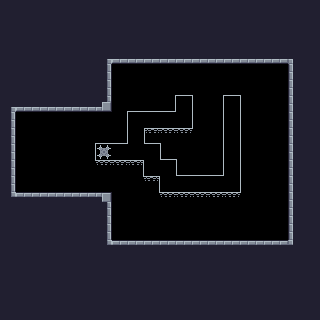

A 2D game scene composited from a Tiled map and its tileset images. What follows is a short description and the map's XML, with every tile layer's data as written:
An orthogonal 20x20 tile map with 16x16 px tiles, 1 tile layer (Tile Layer 1) and 19 objects (17x Attachable, Controllable, Victory).

<map version="1.9" tiledversion="1.9.0" orientation="orthogonal" renderorder="right-down" width="20" height="20" tilewidth="16" tileheight="16" infinite="0" nextlayerid="4" nextobjectid="51">
 <tileset firstgid="1" source="../tilesets/default_tileset.tsx" />
 <layer id="1" name="Tile Layer 1" width="20" height="20">
  <data encoding="csv">
18,18,18,18,18,18,18,18,18,18,18,18,18,18,18,18,18,18,18,18,
18,18,18,18,18,18,18,18,18,18,18,18,18,18,18,18,18,18,18,18,
18,18,18,18,18,18,18,18,18,18,18,18,18,18,18,18,18,18,18,18,
18,18,18,18,18,18,4,34,34,34,34,34,34,34,34,34,34,34,5,18,
18,18,18,18,18,18,19,39,39,39,39,39,39,39,39,39,39,39,17,18,
18,18,18,18,18,18,19,39,39,39,28,55,29,28,55,29,39,39,17,18,
4,34,34,34,34,34,35,28,55,55,56,0,38,40,0,38,39,39,17,18,
19,39,39,39,39,39,39,40,0,0,0,0,38,40,0,38,39,39,17,18,
19,39,39,39,39,28,55,56,0,70,31,23,45,40,0,38,39,39,17,18,
19,39,39,39,39,40,8,0,0,0,54,29,39,40,0,38,39,39,17,18,
19,39,39,39,39,44,23,23,24,0,0,54,55,56,0,38,39,39,17,18,
19,39,39,39,39,39,39,39,44,24,0,0,0,0,0,38,39,39,17,18,
20,2,2,2,2,2,3,39,39,44,23,23,23,23,23,45,39,39,17,18,
18,18,18,18,18,18,19,39,39,39,39,39,39,39,39,39,39,39,17,18,
18,18,18,18,18,18,19,39,39,39,39,39,39,39,39,39,39,39,17,18,
18,18,18,18,18,18,20,2,2,2,2,2,2,2,2,2,2,2,21,18,
18,18,18,18,18,18,18,18,18,18,18,18,18,18,18,18,18,18,18,18,
18,18,18,18,18,18,18,18,18,18,18,18,18,18,18,18,18,18,18,18,
18,18,18,18,18,18,18,18,18,18,18,18,18,18,18,18,18,18,18,18,
18,18,18,18,18,18,18,18,18,18,18,18,18,18,18,18,18,18,18,18
</data>
 </layer>
 <objectgroup id="2" name="Object Layer 1" opacity="0.5">
  <object id="4" name="Controllable" gid="256" x="272" y="112" width="16" height="16">
   <properties>
    <property name="sprite" value="player" />
    <property name="type" value="controllable" />
   </properties>
  </object>
  <object id="10" name="Attachable" gid="255" x="192" y="128" width="16" height="16">
   <properties>
    <property name="sprite" value="attachable" />
    <property name="type" value="attachable" />
   </properties>
  </object>
  <object id="17" name="Victory" gid="253" x="224" y="112" width="16" height="16">
   <properties>
    <property name="sprite" value="cake" />
    <property name="type" value="victory" />
   </properties>
  </object>
  <object id="19" name="Attachable" gid="255" x="192" y="96" width="16" height="16">
   <properties>
    <property name="sprite" value="attachable" />
    <property name="type" value="attachable" />
   </properties>
  </object>
  <object id="20" name="Attachable" gid="255" x="256" y="80" width="16" height="16">
   <properties>
    <property name="sprite" value="attachable" />
    <property name="type" value="attachable" />
   </properties>
  </object>
  <object id="21" name="Attachable" gid="255" x="192" y="112" width="16" height="16">
   <properties>
    <property name="sprite" value="attachable" />
    <property name="type" value="attachable" />
   </properties>
  </object>
  <object id="22" name="Attachable" gid="255" x="256" y="96" width="16" height="16">
   <properties>
    <property name="sprite" value="attachable" />
    <property name="type" value="attachable" />
   </properties>
  </object>
  <object id="29" name="Attachable" gid="255" x="256" y="128" width="16" height="16">
   <properties>
    <property name="sprite" value="attachable" />
    <property name="type" value="attachable" />
   </properties>
  </object>
  <object id="30" name="Attachable" gid="255" x="256" y="112" width="16" height="16">
   <properties>
    <property name="sprite" value="attachable" />
    <property name="type" value="attachable" />
   </properties>
  </object>
  <object id="31" name="Attachable" gid="255" x="240" y="144" width="16" height="16">
   <properties>
    <property name="sprite" value="attachable" />
    <property name="type" value="attachable" />
   </properties>
  </object>
  <object id="42" name="Attachable" gid="255" x="256" y="144" width="16" height="16">
   <properties>
    <property name="sprite" value="attachable" />
    <property name="type" value="attachable" />
   </properties>
  </object>
  <object id="43" name="Attachable" gid="255" x="192" y="144" width="16" height="16">
   <properties>
    <property name="sprite" value="attachable" />
    <property name="type" value="attachable" />
   </properties>
  </object>
  <object id="44" name="Attachable" gid="255" x="208" y="144" width="16" height="16">
   <properties>
    <property name="sprite" value="attachable" />
    <property name="type" value="attachable" />
   </properties>
  </object>
  <object id="45" name="Attachable" gid="255" x="224" y="144" width="16" height="16">
   <properties>
    <property name="sprite" value="attachable" />
    <property name="type" value="attachable" />
   </properties>
  </object>
  <object id="46" name="Attachable" gid="255" x="208" y="80" width="16" height="16">
   <properties>
    <property name="sprite" value="attachable" />
    <property name="type" value="attachable" />
   </properties>
  </object>
  <object id="47" name="Attachable" gid="255" x="224" y="80" width="16" height="16">
   <properties>
    <property name="sprite" value="attachable" />
    <property name="type" value="attachable" />
   </properties>
  </object>
  <object id="48" name="Attachable" gid="255" x="240" y="80" width="16" height="16">
   <properties>
    <property name="sprite" value="attachable" />
    <property name="type" value="attachable" />
   </properties>
  </object>
  <object id="49" name="Attachable" gid="255" x="192" y="80" width="16" height="16">
   <properties>
    <property name="sprite" value="attachable" />
    <property name="type" value="attachable" />
   </properties>
  </object>
  <object id="50" name="Attachable" gid="255" x="272" y="96" width="16" height="16">
   <properties>
    <property name="sprite" value="attachable" />
    <property name="type" value="attachable" />
   </properties>
  </object>
 </objectgroup>
</map>
